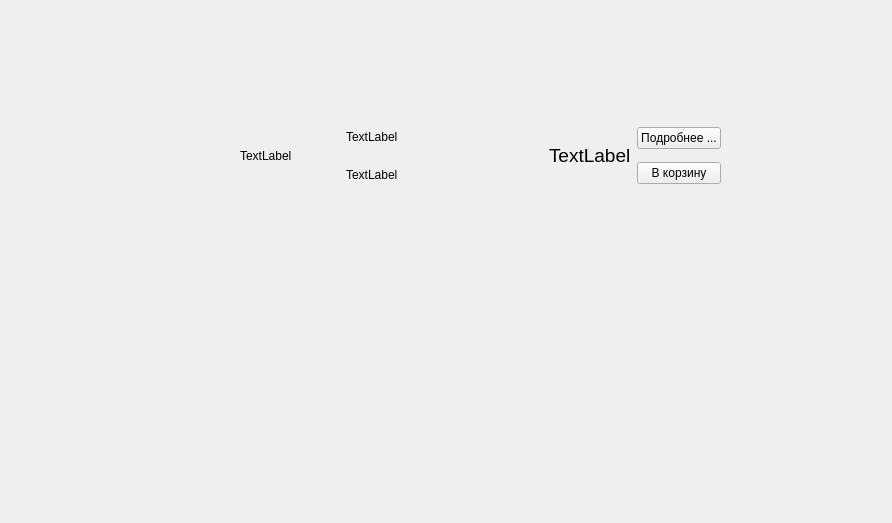
<?xml version="1.0" encoding="UTF-8"?>
<ui version="4.0">
 <class>BookCardWidget</class>
 <widget class="QWidget" name="BookCardWidget">
  <property name="geometry">
   <rect>
    <x>0</x>
    <y>0</y>
    <width>892</width>
    <height>523</height>
   </rect>
  </property>
  <property name="windowTitle">
   <string>Form</string>
  </property>
  <layout class="QVBoxLayout" name="mainLayout">
   <item>
    <widget class="QWidget" name="layoutWidget" native="true"/>
   </item>
  </layout>
  <widget class="QWidget" name="layoutWidget">
   <property name="geometry">
    <rect>
     <x>240</x>
     <y>120</y>
     <width>481</width>
     <height>71</height>
    </rect>
   </property>
   <layout class="QHBoxLayout" name="horizontalLayout_2">
    <item>
     <layout class="QHBoxLayout" name="horizontalLayout">
      <item>
       <widget class="QLabel" name="coverLabel">
        <property name="text">
         <string>TextLabel</string>
        </property>
       </widget>
      </item>
      <item>
       <spacer name="horizontalSpacer_2">
        <property name="orientation">
         <enum>Qt::Orientation::Horizontal</enum>
        </property>
        <property name="sizeHint" stdset="0">
         <size>
          <width>40</width>
          <height>20</height>
         </size>
        </property>
       </spacer>
      </item>
      <item>
       <layout class="QVBoxLayout" name="verticalLayout">
        <item>
         <widget class="QLabel" name="titleLabel">
          <property name="text">
           <string>TextLabel</string>
          </property>
         </widget>
        </item>
        <item>
         <widget class="QLabel" name="authorLabel">
          <property name="text">
           <string>TextLabel</string>
          </property>
         </widget>
        </item>
       </layout>
      </item>
      <item>
       <spacer name="horizontalSpacer_4">
        <property name="orientation">
         <enum>Qt::Orientation::Horizontal</enum>
        </property>
        <property name="sizeHint" stdset="0">
         <size>
          <width>40</width>
          <height>20</height>
         </size>
        </property>
       </spacer>
      </item>
      <item>
       <spacer name="horizontalSpacer_3">
        <property name="orientation">
         <enum>Qt::Orientation::Horizontal</enum>
        </property>
        <property name="sizeHint" stdset="0">
         <size>
          <width>40</width>
          <height>20</height>
         </size>
        </property>
       </spacer>
      </item>
      <item>
       <spacer name="horizontalSpacer">
        <property name="orientation">
         <enum>Qt::Orientation::Horizontal</enum>
        </property>
        <property name="sizeHint" stdset="0">
         <size>
          <width>40</width>
          <height>20</height>
         </size>
        </property>
       </spacer>
      </item>
      <item>
       <widget class="QLabel" name="priceLabel">
        <property name="font">
         <font>
          <pointsize>14</pointsize>
         </font>
        </property>
        <property name="text">
         <string>TextLabel</string>
        </property>
       </widget>
      </item>
     </layout>
    </item>
    <item>
     <layout class="QVBoxLayout" name="verticalLayout_2">
      <item>
       <widget class="QPushButton" name="detailsButton">
        <property name="text">
         <string>Подробнее ...</string>
        </property>
       </widget>
      </item>
      <item>
       <widget class="QPushButton" name="buyButton">
        <property name="text">
         <string>В корзину</string>
        </property>
       </widget>
      </item>
     </layout>
    </item>
   </layout>
  </widget>
 </widget>
 <resources/>
 <connections/>
</ui>
